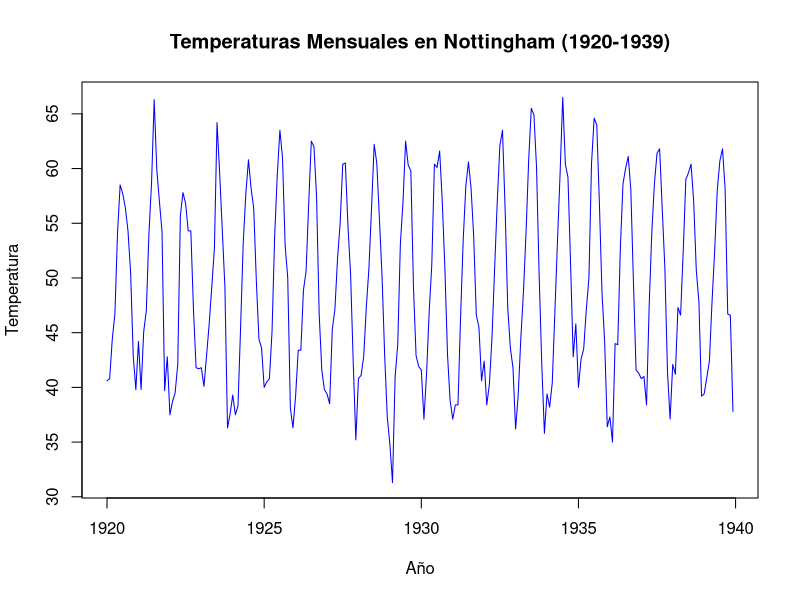
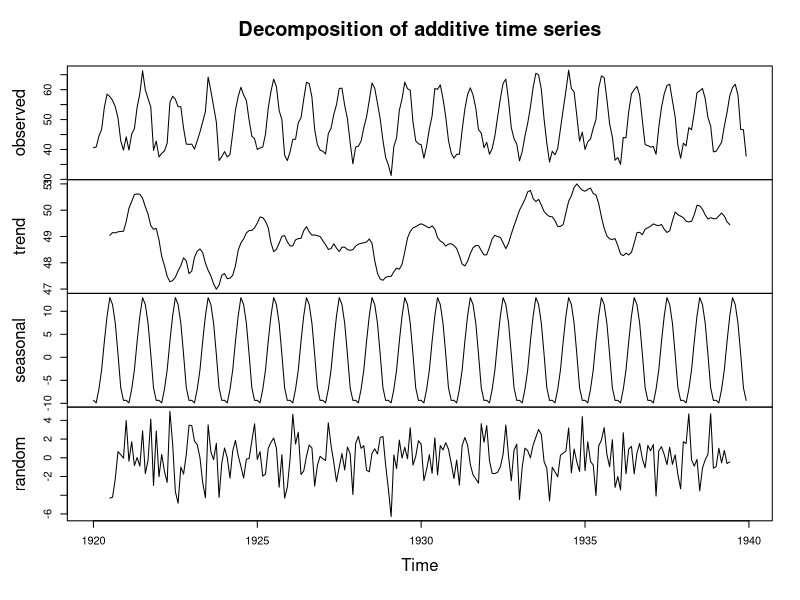
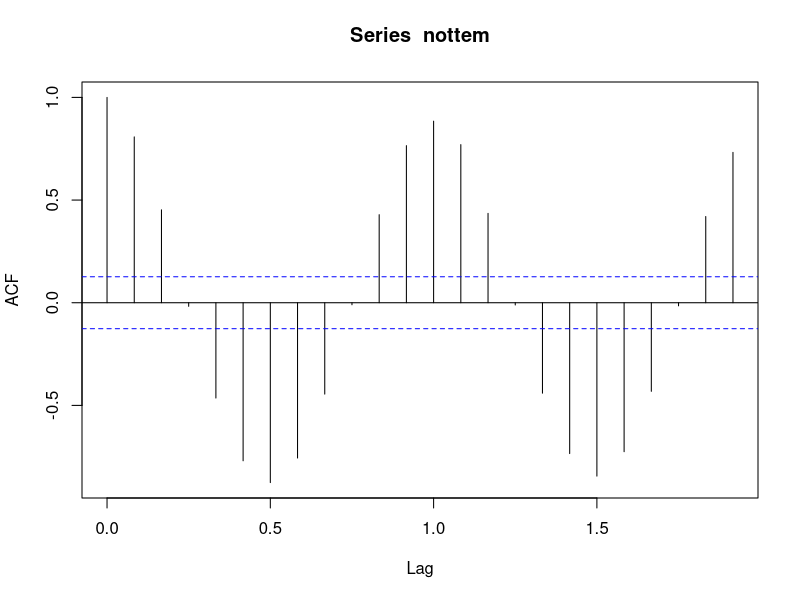
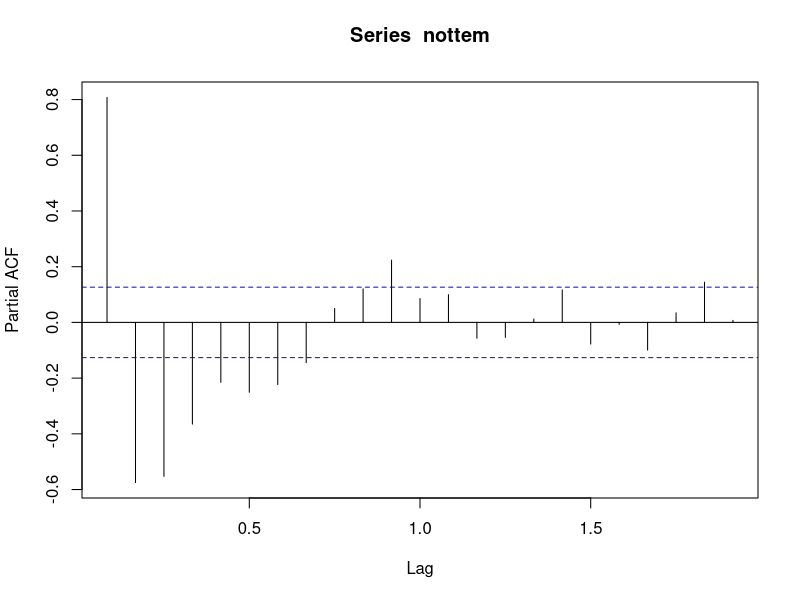
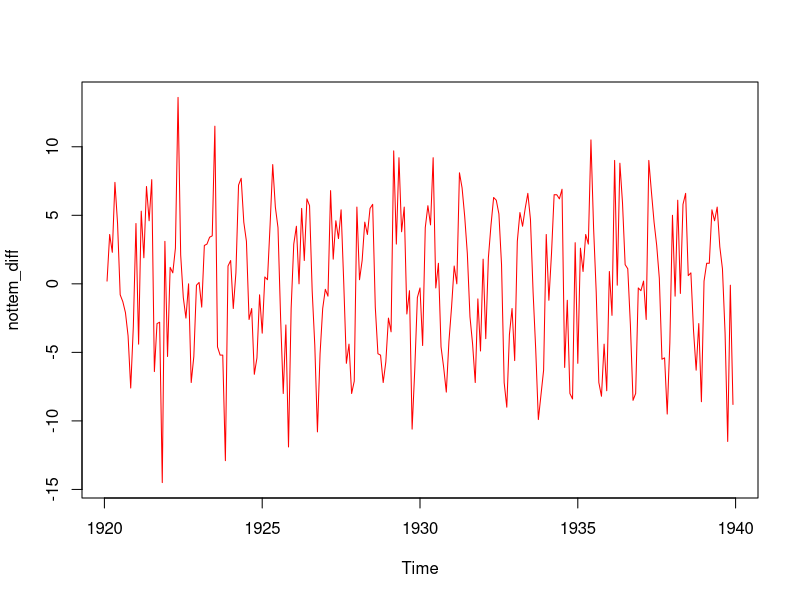
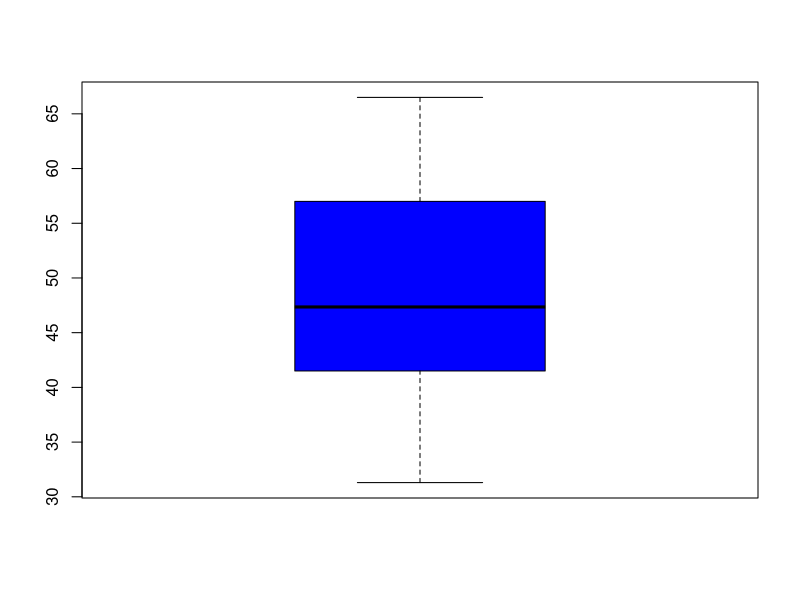

R code for these plots, in order:
library(tseries)



# Cargar el dataset
data("nottem")

# Inspeccionar la estructura
print(class(nottem))
print(summary(nottem))

# Graficar la serie temporal
plot(nottem, main = "Temperaturas Mensuales en Nottingham (1920-1939)",
     xlab = "Año", ylab = "Temperatura", col = "blue")

decomposed_nottem <- decompose(nottem)
plot(decomposed_nottem)

acf(nottem)
pacf(nottem)

adf <- adf.test(nottem)
print(adf)

nottem_diff <- diff(nottem)
plot(nottem_diff, col = "red")
adf <- adf.test(nottem_diff)
print(adf)

boxplot(nottem, col= "blue")





